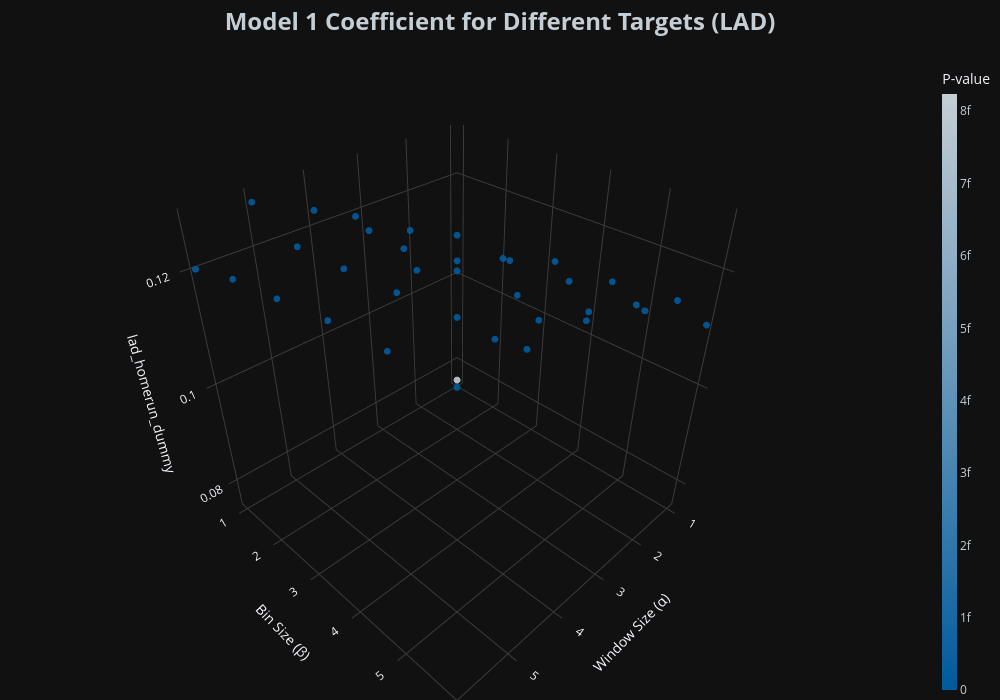

This figure's notebook cell:
### Code cell
# Plot home run beta for LAD

fig = graph_model_stats(
    df=lad_m1_stats_df,
    stat_type='beta',
    title='Model 1 Coefficient',
    z='lad_homerun_dummy',
    gradient='p_value',
    team='LAD'
)

fig.show()

### Figure 1 — Plotly figure (JSON) as saved in the notebook; plotly's stock layout.template omitted (floating-point values rounded to 4 significant figures)
{"data": [{"marker": {"color": [8.239e-15, 3.546e-21, 1.644e-24, 1.768e-26, 7.482e-28, 4.041e-28, 1.085e-24, 2.835e-27, 8.705e-29, 8.55e-30, 9.156e-30, 5.342e-30, 3.262e-29, 2.116e-30, 3.9e-31, 1.049e-30, 9.255e-31, 5.817e-31, 2.092e-30, 1.874e-31, 1.038e-30, 9.884e-31, 6.049e-31, 2.704e-31, 8.167e-32, 2.691e-30, 2.093e-30, 1.098e-30, 4.426e-31, 2.471e-31, 1.907e-27, 3.77e-29, 6.386e-30, 1.545e-30, 6.92e-31, 4.839e-31], "colorbar": {"thickness": 15, "tickfont": {"color": "#C4CED4"}, "title": {"text": "P-value"}}, "colorscale": [[0, "#005A9C"], [1, "#C4CED4"]], "opacity": 0.9, "showscale": true, "size": 4}, "mode": "markers", "type": "scatter3d", "x": [1, 1, 1, 1, 1, 1, 2, 2, 2, 2, 2, 2, 3, 3, 3, 3, 3, 3, 4, 4, 4, 4, 4, 4, 5, 5, 5, 5, 5, 5, 6, 6, 6, 6, 6, 6], "y": [1, 2, 3, 4, 5, 6, 1, 2, 3, 4, 5, 6, 1, 2, 3, 4, 5, 6, 1, 2, 3, 4, 5, 6, 1, 2, 3, 4, 5, 6, 1, 2, 3, 4, 5, 6], "z": [0.07586, 0.09061, 0.0992, 0.1052, 0.1096, 0.1114, 0.1054, 0.1109, 0.1149, 0.118, 0.1185, 0.1196, 0.1164, 0.1197, 0.1222, 0.1218, 0.1224, 0.1231, 0.123, 0.1251, 0.1236, 0.1239, 0.1244, 0.1252, 0.1273, 0.1239, 0.1242, 0.1248, 0.1256, 0.1261, 0.1205, 0.1227, 0.1239, 0.1252, 0.1258, 0.1264]}], "layout": {"height": 700, "margin": {"b": 0, "l": 0, "r": 0, "t": 60}, "paper_bgcolor": "#111111", "scene": {"aspectmode": "cube", "bgcolor": "#111111", "xaxis": {"gridcolor": "rgb(60, 60, 60)", "showbackground": false, "title": {"text": "Window Size (α)"}}, "yaxis": {"gridcolor": "rgb(60, 60, 60)", "showbackground": false, "title": {"text": "Bin Size (β)"}}, "zaxis": {"gridcolor": "rgb(60, 60, 60)", "showbackground": false, "title": {"text": "lad_homerun_dummy"}}}, "showlegend": false, "title": {"font": {"color": "#C4CED4", "size": 24}, "text": "<b>Model 1 Coefficient for Different Targets (LAD)</b>", "x": 0.5, "xanchor": "center"}, "width": 1000}}
